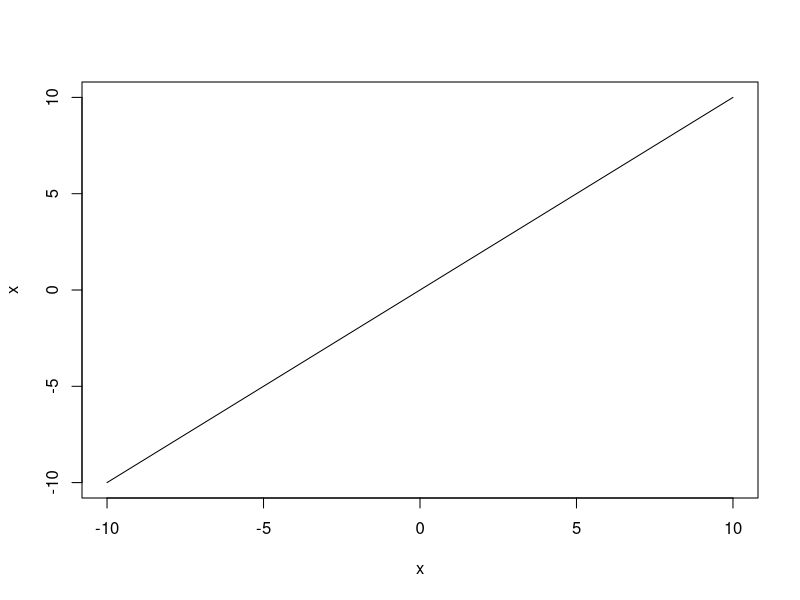
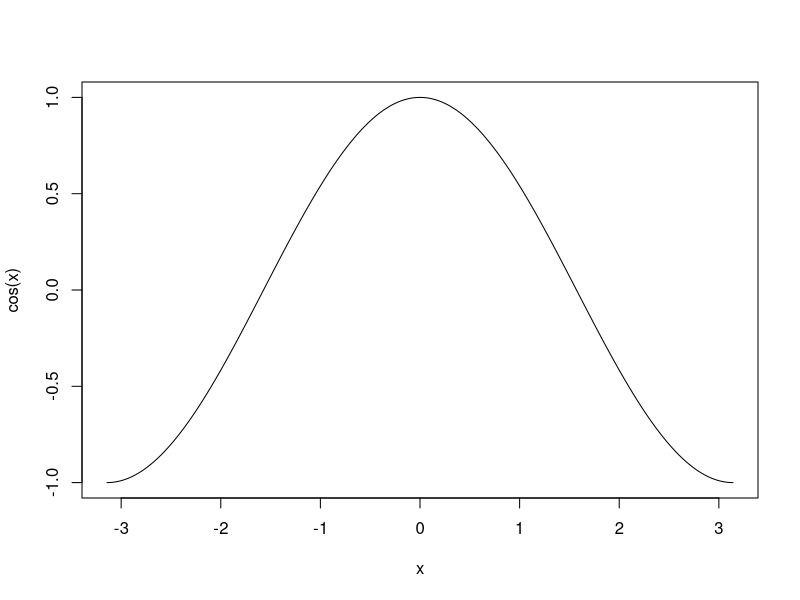
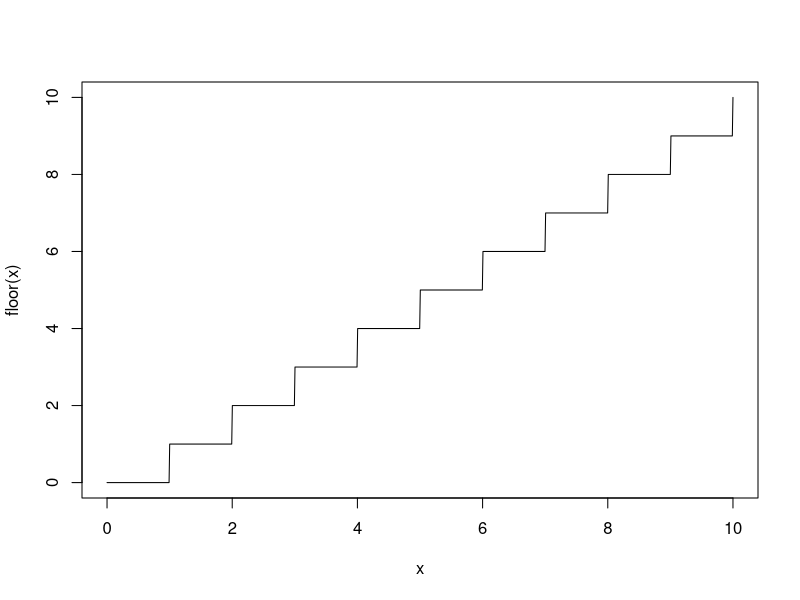
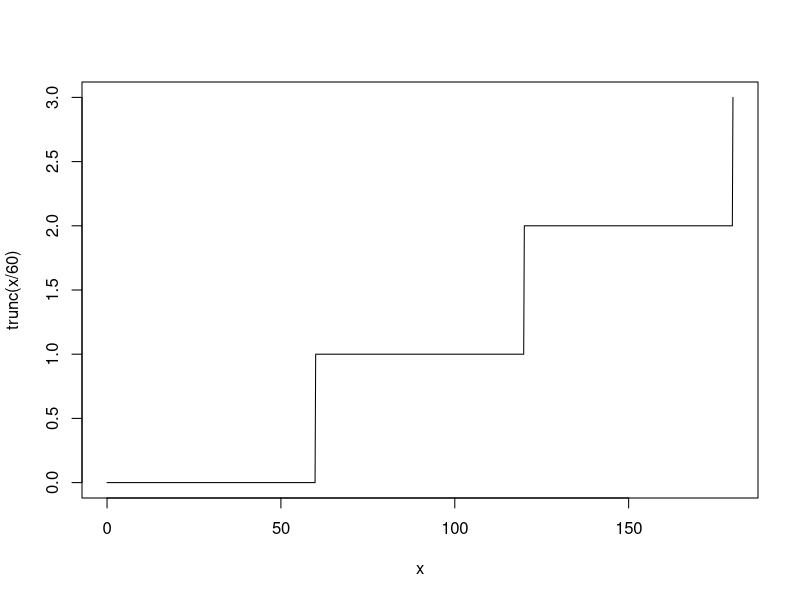
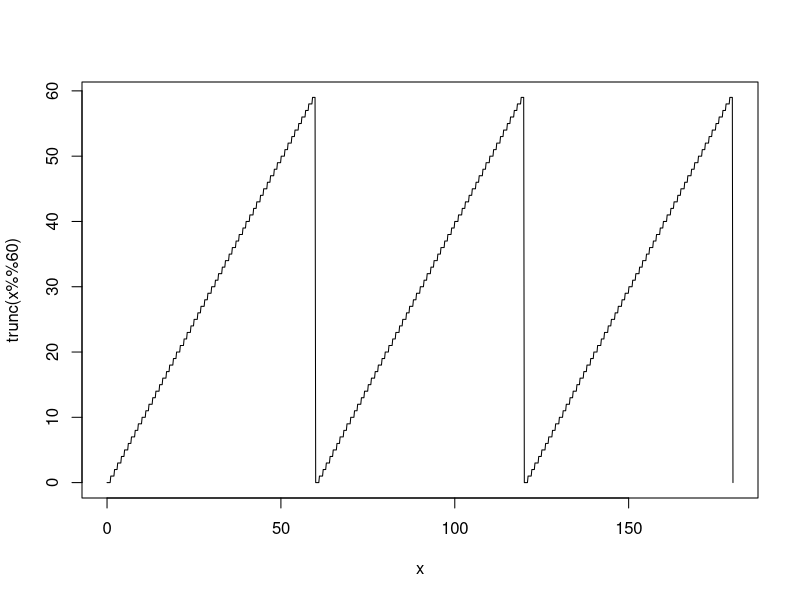
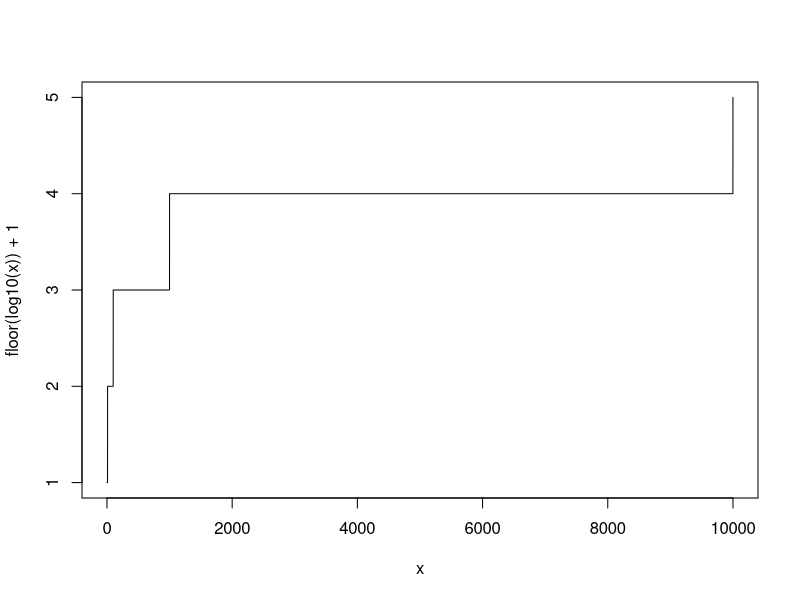
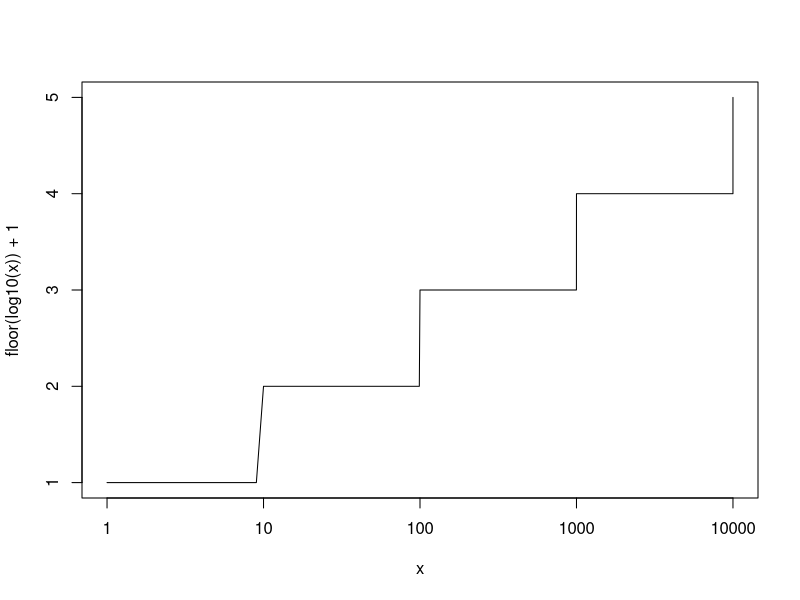
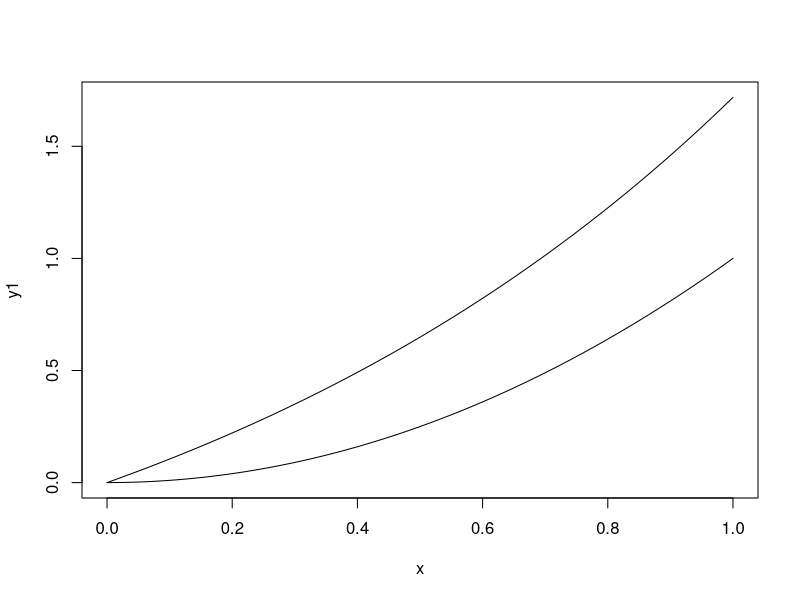

Write R code to recreate these figures, in order.

# practice 2.1 (basic graph)
# draw these graphs:
#   y = x        (-10 < x < 10)
#   y = cos(x)   (-pi < x < pi)
#   y = tan(x)   (-pi < x < pi)
#   y = asin(x)  (-1  < x < 1)
#   y = atan(x)  (-10 < x < 10)
#   y = log(x)   ( 0  < x < 10)
#   y = exp(x)   (-1  < x < 1)
#   y = floor(x) ( 0  < x < 10)
#   y = trunc(x / 60)  (x < 180)
#   y = trunc(x %% 60) (x < 180)
#   y = floor(log10(x)) + 1
x = seq(-10, 10, len=1000)
plot(x, x, type='l') # y = x
x = seq(-pi, pi, len=1000)
plot(x, cos(x), type='l') # y = cos(x)
# skip some plots
x = seq(0, 10, len=1000)
plot(x, floor(x), type='l') # y = floor(x)
x = seq(0, 180, len=1000)
plot(x, trunc(x / 60), type='l') # y = trunc(x / 60)
plot(x, trunc(x %% 60), type='l') # y = trunc(x %% 60)
x = seq(1, 10000, len=10000)
plot(x, floor(log10(x))+1, type='l') # y = floor(log10(x))
plot(x, floor(log10(x))+1, type='l', log='x') # log version

# practice 2.2 (handling multiple graphs)
# To draw multiple graphs, run
#   (1) same axis
#     plot(x, y1, type='l')
#     lines(x, y2, type='l')
#   (2) multiple plots
#     par(mfrow=c(1,2))
#     plot(x, y1, type='l')
#     plot(x, y2, type='l')
# Try (1) and (2) for
#   x=seq(0,1,len=1000), y1=x^2, y2=exp(x)-1
x = seq(0, 1, len=1000)
y1= x^2
y2=exp(x)-1
# (1)
plot(x, y1, ylim=c(0, max(y1, y2)), type='l')
lines(x, y2, type='l')
# (2)
par(mfrow=c(1,2))
plot(x, y1, type='l')
plot(x, y2, type='l')
par(mfrow=c(1,1)) # just restoring previous plot number

# practice 2.3 (plot meets data frame)
# From apple_production.csv, make a chart
# of apple production by years.
ap = read.csv('apple_production.csv')
plot(ap$Year, ap$Production, type='l',
     main='Japanese apple production',
     xlab='Year', ylab='Production(ton)')

# practice 2.4 (around hisogram)
# from apple_juice.csv, make a historgram of pH
aj = read.csv('apple_juice.csv')
hist(aj$pH, main='pH of apple juice')

# practice 2.5 (around boxplot)
# form apple_juice.csv, make a boxplot that
# y axis is pH.
# two boxes(first: Growth=0, second: Growth=1)
aj = read.csv('apple_juice.csv')
boxplot(aj$pH[aj$Growth==0], aj$pH[aj$Growth==1],
        main='pH comparison',
        names=c('Growth=0', 'Growth=1'),
        ylab='pH')

# practice 2.6 (around bar chart)
# from apple_production.csv, make a bar chart
# of each species and Others (Production - four species) in 2014
ap = read.csv('apple_production.csv')
# use anlist for dropping names from data frame
barplot(unlist(c(ap[1,][3:6], ap[1,][2]-sum(ap[1,][3:6])), use.names=F),
        main='Japanese apple production 2014',
        names.arg=c(names(ap)[3:6], 'Others'),
        ylab='Production(ton)')

# practice 2.7 (around pie chart)
# from apple_production.csv, make a pie chart
# of each species and Others (Production - four species) in 2014
ap = read.csv('apple_production.csv')
ap_2014 = unlist(c(ap[1,][3:6], ap[1,][2]-sum(ap[1,][3:6])), use.names=F)
names(ap_2014) = c(names(ap)[3:6], 'Others')
ap_2014.col = c('orangered', 'red', 'green', 'orange', 'yellow')
pie(ap_2014, radius=1, col=ap_2014.col,
    main='Japanese apple production 2014')
# ... and, that's how I make an apple pie (chart).
